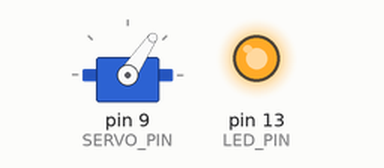
Simulated run of this sketch. Board: Arduino Uno, built with avr-gcc and run on an emulated ATmega328P. Shown: servo, output pins drawn as LEDs (lit = HIGH).

Above: at 0.4 s.
At 5.16 s:
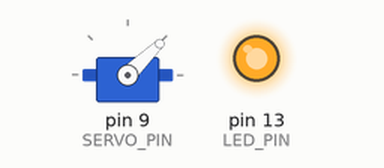
At 8.29 s:
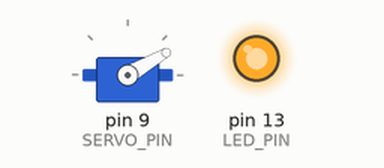
At 37.7 s:
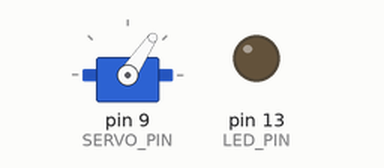
Timing chart, 0 to 39.2 s (numbered marks = the images above):
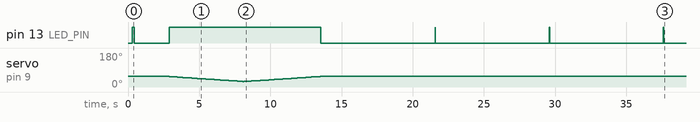

The sketch:

AutoPeriodicSwitch.ino
```cpp
// =====================================================================
// AutoPeriodicSwitch.ino
// Arduino UNO R3 + マイクロサーボ SG92R
// 定期的にある装置の押し釦スイッチを自動で押下するツールの制御コード
//
// ■ 動作
// ・約59.3分に1回、サーボが押し釦スイッチを押下する。
//   使用開始直後は、対象装置の電源が切れていることが前提なので、
//   電源を入れるための1回だけ押す。以降の周期では、電源が入って
//   いる装置をいったん切って入れ直すため、1周期で2回押す。
// ・押下は、待機角度（ホーム）から押下角度までサーボをゆっくり
//   回転させ、0.2秒保持してから待機角度に戻すことで行う。
// ・待機中はマイコンをディープスリープ（最も消費電力の小さい
//   パワーダウンモード）に入れる。スリープは1回で最大8秒まで
//   しか眠れないため、445回繰り返して約59.3分を確保している。
//   8秒ごとにLEDを一瞬だけ点滅させ、動作中であることを示す。
//
// ■ 配線
// ・サーボの信号線（橙）: D9
// ・サーボの電源（赤）: 5V、GND（黒）: GND
// ・LED: D13（基板上のLEDでよい）
//
// ■ 必要なライブラリ
// ・Servo（Arduino標準ライブラリ）
// ・LowPower（rocketscream版。ライブラリマネージャから導入）
//
// ■ 角度の調整
// サーボの取り付け状態によって、押し釦をちょうど良く押せる角度は
// 変わる。下記の設定項目 startAngle（待機角度）と targetAngleMove
// （押下角度）を、実機に合わせて微調整すること。
//
// ■ スリープ中の誤回転への対策（設計上の工夫）
// サーボは、信号線に届くパルスの長さで角度を判断する。マイコンが
// ディープスリープに入るとパルス生成用のタイマも止まるため、
// サーボを接続したまま眠ると、信号ピンがHIGHのまま固定されて
// 「異常に長いパルス」と解釈され、サーボが端まで回ってしまう
// ことがある（固まるタイミング次第で、起きたり起きなかったり
// する）。そこで本コードでは、
//   1) 眠る前にサーボ制御を切り離し（detach）、信号ピンを
//      LOWに固定してから眠る
//   2) 起きた後は「先に現在の角度を指示してから」制御を再開し、
//      再開直後にデフォルト角度へ飛ぶのを防ぐ
// という手順にしている。
//
// ■ リセット要因の診断
// 起動時に、直前のリセット要因を基板上のLEDの点滅回数で知らせる。
// サーボの動作電流で電源電圧が落ちてマイコンがリセットすると、
// 起動処理の再実行でサーボが待機角度に戻るため、「勝手に回った」
// ように見える。その切り分けのための機能である。
//   点滅1回=電源投入 / 2回=外部リセット /
//   3回=電圧低下（ブラウンアウト） / 4回=ウォッチドッグ
// 不要なら DIAG_RESET_BLINK を false にすること。
//
// ■ 電源まわりの注意
// サーボの動作電流で電圧が落ちる場合は、サーボの電源をマイコン
// ボードの5Vと共用せず、別の5V電源（1A以上）から供給し、GND
// だけを共通にすると安定する。サーボ電源の両端に470〜1000uFの
// 電解コンデンサを入れることも有効である。
// また、下記 SERVO_POWER_PIN にMOSFETのゲートを割り当てると、
// スリープ中はサーボ自体の電源も切れる。誤動作が原理的に起き
// なくなり、サーボの待機電流も消えるため省電力効果が大きい。
// 使わない場合は -1 のままにすること（通常の配線でそのまま動く）。
// =====================================================================

#include <Servo.h>
#include <stdbool.h>
#include <LowPower.h>

// --- ピン配置 ---
const int SERVO_PIN = 9;
const int LED_PIN = 13;
// サーボ電源を MOSFET で入切する場合のゲートピン。-1 = 使わない
const int SERVO_POWER_PIN = -1;
// 8秒 × 445回 ≒ 3558秒 (約59.3分)
const uint16_t SLEEP_COUNT_TARGET = 445;

// --- 設定項目（ここを調整してください） ---
float startAngle = 56.0;      // 初期角度（ホームポジション）
float targetAngleMove = 30.0; // スイッチ押下方向への目標角度
float moveStep = 0.2;         // 滑らかさの係数（小さいほどゆっくり）
int moveDelay = 40;           // 移動の間の待ち時間(ms)

// リセット要因を LED 点滅で知らせる診断（起動時のみ）
const bool DIAG_RESET_BLINK = true;

// --- 変数 ---
Servo myservo;
float currentAngle = startAngle;
bool is1stPush;
uint8_t resetCause = 0;

// 起動時にリセット要因を点滅で知らせる（切り分け用）
void reportResetCause() {
  int blinks = 0;
  if (resetCause & (1 << PORF))  blinks = 1; // 電源投入
  if (resetCause & (1 << EXTRF)) blinks = 2; // 外部リセット
  if (resetCause & (1 << BORF))  blinks = 3; // ブラウンアウト
  if (resetCause & (1 << WDRF))  blinks = 4; // ウォッチドッグ
  for (int i = 0; i < blinks; i++) {
    digitalWrite(LED_PIN, HIGH);
    delay(150);
    digitalWrite(LED_PIN, LOW);
    delay(150);
  }
}

// 動作開始前の準備：サーボ電源ON（MOSFET使用時）→ 角度を先に書く → attach
void servoAttachForAction() {
  if (SERVO_POWER_PIN >= 0) {
    digitalWrite(SERVO_POWER_PIN, HIGH); // サーボ電源ON
    delay(100);                          // サーボの起動待ち
  }
  // detach 中でも write() はライブラリ内部の目標値を更新するだけ。
  // attach より先に現在角度を書いておくことで、再開直後に
  // デフォルトの 90° へ飛ぶのを防ぐ。
  myservo.write((int)currentAngle);
  myservo.attach(SERVO_PIN);
  delay(300); // 現在角度で安定するまで待つ
}

// スリープ前の後片付け：detach して信号を確実に止め、ピンを LOW に固定
void servoDetachForSleep() {
  myservo.write((int)currentAngle); // 念のため現在角度を保持
  delay(50);
  myservo.detach();
  // スリープ中にピンが HIGH で凍結しないよう、パルスを止めたうえで
  // ピンを LOW に固定する（誤回転対策の核心）
  pinMode(SERVO_PIN, OUTPUT);
  digitalWrite(SERVO_PIN, LOW);
  if (SERVO_POWER_PIN >= 0) {
    digitalWrite(SERVO_POWER_PIN, LOW); // サーボ電源OFF（省電力＋誤動作防止）
  }
}

void setup() {
  // リセット要因は setup の最初に読んでクリアする
  resetCause = MCUSR;
  MCUSR = 0;

  pinMode(LED_PIN, OUTPUT);
  digitalWrite(LED_PIN, LOW); // 最初は消灯
  if (SERVO_POWER_PIN >= 0) {
    pinMode(SERVO_POWER_PIN, OUTPUT);
    digitalWrite(SERVO_POWER_PIN, LOW);
  }

  // 未使用ピンのフローティング対策（SERVO_PINとLED_PIN以外を入力プルアップ）
  for (int i = 2; i <= 13; i++) {
    if (i != SERVO_PIN && i != LED_PIN && i != SERVO_POWER_PIN) {
      pinMode(i, INPUT_PULLUP);
    }
  }

  currentAngle = startAngle;
  servoAttachForAction(); // attach + 現在角度で開始

  if (DIAG_RESET_BLINK) {
    reportResetCause();
    digitalWrite(LED_PIN, LOW);
  }

  is1stPush = true;
  // 起動直後に待機
  delay(2000);
}

// 指定した角度まで滑らかに動かす関数
void moveToAngle(float target) {
  digitalWrite(LED_PIN, HIGH); // 一連の動作中のみ点灯

  while (abs(currentAngle - target) > 0.1) {
    if (currentAngle < target) {
      currentAngle += moveStep;
    } else {
      currentAngle -= moveStep;
    }
    myservo.write((int)currentAngle);
    delay(moveDelay); // 滑らかさのコントロール用インターバル
  }

  // 完全に目標に到達したことを保証（端数処理）
  currentAngle = target;
  myservo.write((int)currentAngle);
}

void loop() {
  // --- 起床：サーボを現在角度（ホーム）で安全に再開 ---
  servoAttachForAction();

  // --- シーケンス実行 ---

  if (!is1stPush) { // 使用開始時は１回のみボタンを押す

    // ① スイッチ押下方向に回転して一旦停止
    moveToAngle(targetAngleMove);
    delay(200); // 一時停止のインターバル

    // ② 初期角度にスムーズに回転して戻す
    moveToAngle(startAngle);
    delay(500); // インターバル
  } else {
    is1stPush = false;
  }

  // ③ スイッチ押下方向に回転して一旦停止
  moveToAngle(targetAngleMove);
  delay(200); // 一時停止のインターバル

  // ④ 初期角度にスムーズに回転して戻す
  moveToAngle(startAngle);
  digitalWrite(LED_PIN, LOW); // 動作終了で消灯

  // --- スリープ準備：パルスを止め、ピンを LOW に固定してから眠る ---
  servoDetachForSleep();

  // 指定回数（約59.3分）ディープスリープを繰り返す
  // ※この間サーボは detach 済みで信号は LOW 固定。誤回転は起きない
  for (uint16_t i = 0; i < SLEEP_COUNT_TARGET; i++) {
    // Power-downモード、ADCオフ、BODオフで8秒間スリープ
    LowPower.powerDown(SLEEP_8S, ADC_OFF, BOD_OFF);
    // 8秒ごとに20ミリ秒だけ一瞬点滅させて即消灯（極小の電力消費で動作中確認）
    digitalWrite(LED_PIN, HIGH);
    delay(20);
    digitalWrite(LED_PIN, LOW);
  }
}
```

Measured:
- by itself, pin 13 (LED_PIN): goes LOW 2.5 s, HIGH 10.6 s, 3 × (LOW 8.1 s, HIGH 0.02 s), then LOW
- by itself, servo on pin 9 (SERVO_PIN): 56° → 55° at 2.9 s, → 54° 0.16 s later, → 53° 0.20 s later, → 52° 0.20 s later, … (54 changes in this stretch)
